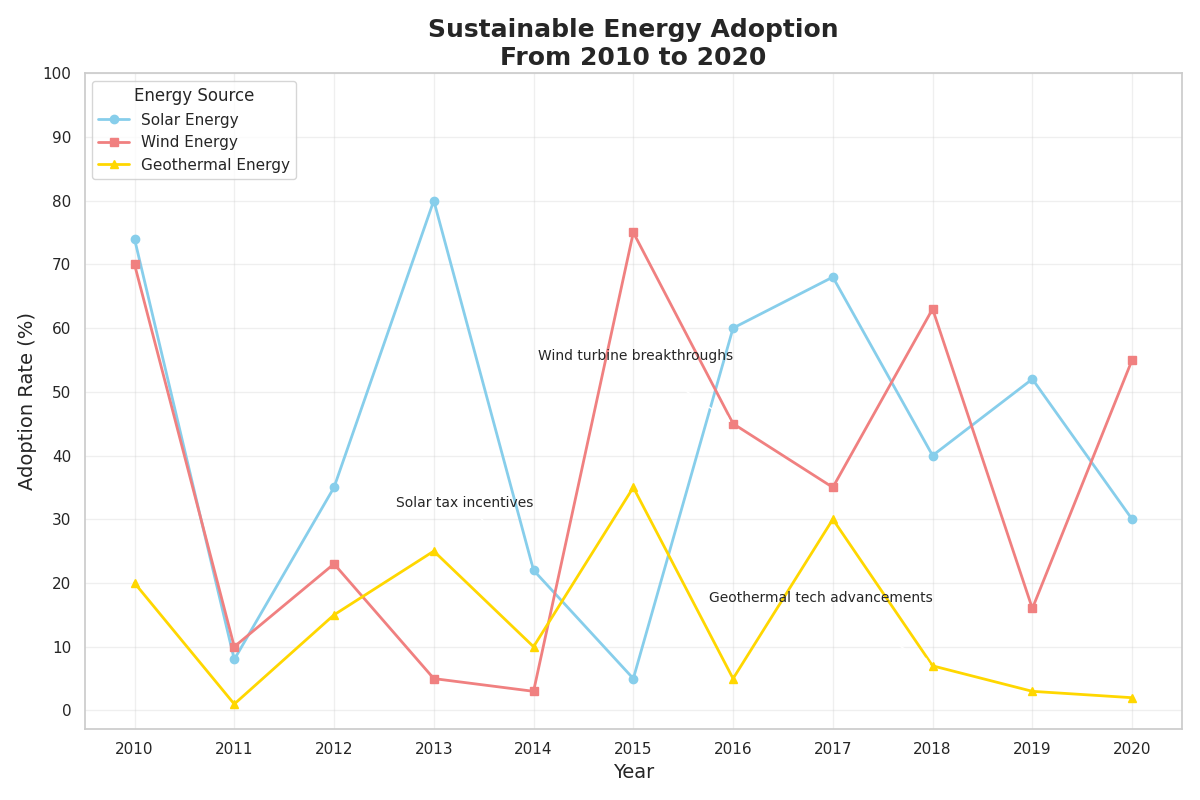

Generate this figure with Python:
import numpy as np
import matplotlib.pyplot as plt

years = np.arange(2010, 2021)

solar = [74, 8, 35, 80, 22, 5, 60, 68, 40, 52, 30]
wind = [70, 10, 23, 5, 3, 75, 45, 35, 63, 16, 55]
geothermal = [20, 1, 15, 25, 10, 35, 5, 30, 7, 3, 2]

plt.figure(figsize=(12, 8))

# Shuffled color assignment
plt.plot(years, solar, marker='o', color='skyblue', linestyle='-', linewidth=2, label='Solar Energy')
plt.plot(years, wind, marker='s', color='lightcoral', linestyle='-', linewidth=2, label='Wind Energy')
plt.plot(years, geothermal, marker='^', color='gold', linestyle='-', linewidth=2, label='Geothermal Energy')

plt.annotate('Solar tax incentives', xy=(2014, solar[4]), xytext=(2014, solar[4] + 10),
             arrowprops=dict(facecolor='gray', arrowstyle='->'), fontsize=10, ha='right')
plt.annotate('Wind turbine breakthroughs', xy=(2016, wind[6]), xytext=(2016, wind[6] + 10),
             arrowprops=dict(facecolor='gray', arrowstyle='->'), fontsize=10, ha='right')
plt.annotate('Geothermal tech advancements', xy=(2018, geothermal[8]), xytext=(2018, geothermal[8] + 10),
             arrowprops=dict(facecolor='gray', arrowstyle='->'), fontsize=10, ha='right')

plt.title('Sustainable Energy Adoption\nFrom 2010 to 2020', fontsize=18, fontweight='bold')
plt.xlabel('Year', fontsize=14)
plt.ylabel('Adoption Rate (%)', fontsize=14)
plt.xticks(years)
plt.yticks(range(0, 101, 10))
plt.legend(loc='upper left', title='Energy Source')

plt.grid(True, alpha=0.3)
plt.tight_layout()

plt.show()
